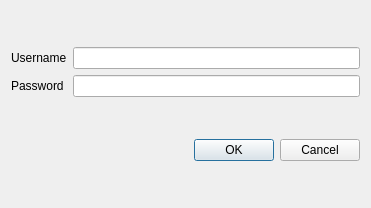
<?xml version="1.0" encoding="UTF-8"?>
<ui version="4.0">
 <class>LoginForm</class>
 <widget class="QDialog" name="LoginForm">
  <property name="geometry">
   <rect>
    <x>0</x>
    <y>0</y>
    <width>371</width>
    <height>208</height>
   </rect>
  </property>
  <property name="windowTitle">
   <string>Dialog</string>
  </property>
  <layout class="QVBoxLayout" name="verticalLayout">
   <item>
    <layout class="QGridLayout" name="gridLayout">
     <item row="0" column="0">
      <widget class="QLabel" name="label">
       <property name="text">
        <string>Username</string>
       </property>
      </widget>
     </item>
     <item row="0" column="1">
      <widget class="QLineEdit" name="txtUsername"/>
     </item>
     <item row="1" column="0">
      <widget class="QLabel" name="label_2">
       <property name="text">
        <string>Password</string>
       </property>
      </widget>
     </item>
     <item row="1" column="1">
      <widget class="QLineEdit" name="txtPass"/>
     </item>
    </layout>
   </item>
   <item>
    <widget class="QDialogButtonBox" name="buttonBox">
     <property name="orientation">
      <enum>Qt::Horizontal</enum>
     </property>
     <property name="standardButtons">
      <set>QDialogButtonBox::Cancel|QDialogButtonBox::Ok</set>
     </property>
    </widget>
   </item>
  </layout>
 </widget>
 <resources/>
 <connections>
  <connection>
   <sender>buttonBox</sender>
   <signal>accepted()</signal>
   <receiver>LoginForm</receiver>
   <slot>accept()</slot>
   <hints>
    <hint type="sourcelabel">
     <x>248</x>
     <y>254</y>
    </hint>
    <hint type="destinationlabel">
     <x>157</x>
     <y>274</y>
    </hint>
   </hints>
  </connection>
  <connection>
   <sender>buttonBox</sender>
   <signal>rejected()</signal>
   <receiver>LoginForm</receiver>
   <slot>reject()</slot>
   <hints>
    <hint type="sourcelabel">
     <x>316</x>
     <y>260</y>
    </hint>
    <hint type="destinationlabel">
     <x>286</x>
     <y>274</y>
    </hint>
   </hints>
  </connection>
 </connections>
</ui>
